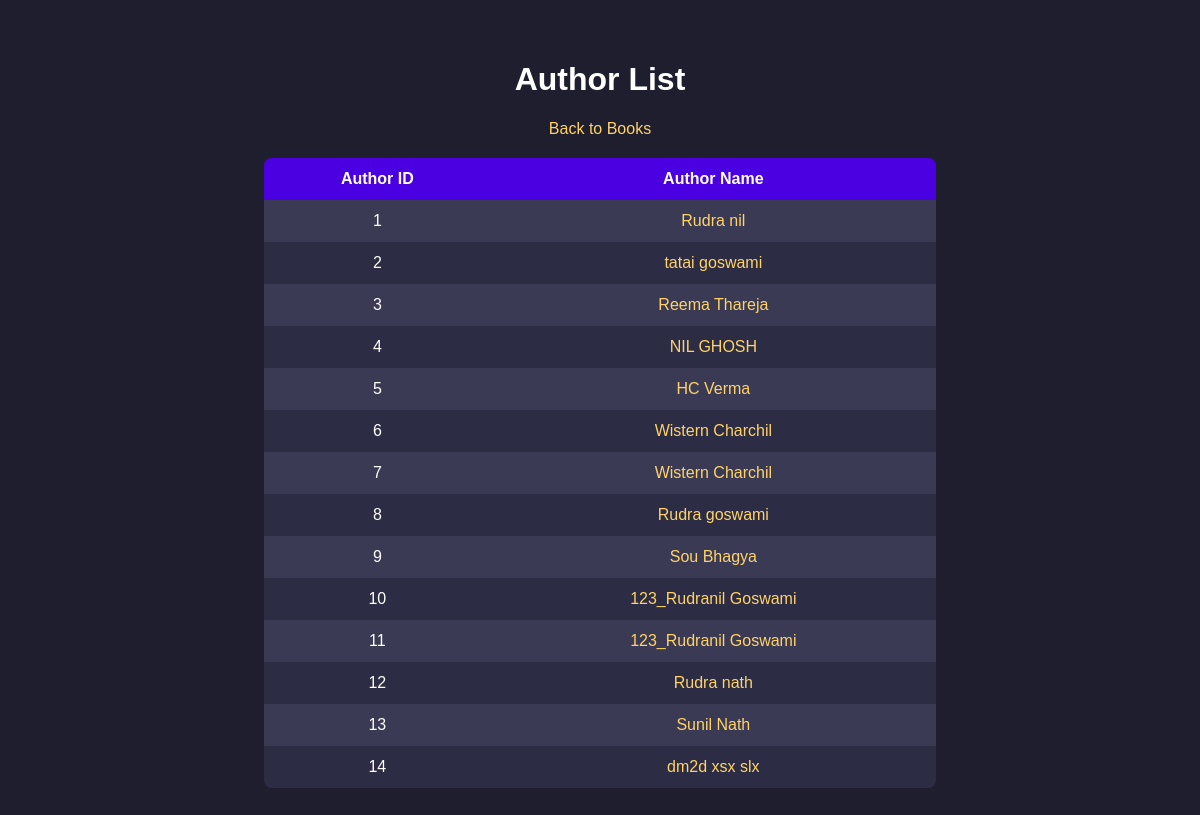
Screenshot of /authors/ with the database file from the repository.
### library/models.py (models this page shows, shortened)
class Author(models.Model):
    first_name = models.CharField(max_length=100)
    last_name = models.CharField(max_length=100)
    birth_date = models.DateField(null=True, blank=True)

### library/views.py (the view)
# urls.py: path('authors/', views.author_list, name='author_list'),
def author_list(request):
    authors=Author.objects.all()
    return render(request, 'library/author_list.html', {'authors':authors})

### template/library/author_list.html (shortened to what this page needs)
<!DOCTYPE html>
<html lang="en">
<head>
</head>
<body>
<h1>Author List</h1>
<div class="back">
    <a href="{% url 'book_list_fbv' %}">Back to Books</a>
</div>
<table>
    <tr>
        <th>Author ID</th>
        <th>Author Name</th>
    </tr>
    {% for author in authors %}
    <tr>
        <td>{{ author.id }}</td>
        <td>
            <a href="{% url 'book_by_author' author.id %}">
                {{ author.first_name }} {{ author.last_name }}
            </a>
        </td>
    </tr>
    {% endfor %}
</table>
</body>
</html>

### template/library/author_list.html (style rules this page uses)
body { font-family: Arial, Helvetica, sans-serif; background: #1e1e2f; color: white; margin: 0; padding: 40px; }
h1 { text-align: center; }
table { width: 60%; margin: auto; border-collapse: collapse; background: #2c2c44; border-radius: 8px; overflow: hidden; }
th, td { padding: 12px; text-align: center; }
th { background: #4a00e0; color: white; }
tr:nth-child(even) { background: #3a3a55; }
a { color: #ffd369; text-decoration: none; }
.back { text-align: center; margin-bottom: 20px; }

### rows the page displays
Author: id "1", first_name "Rudra", last_name "nil"
Author: id "2", first_name "tatai", last_name "goswami"
Author: id "3", first_name "Reema", last_name "Thareja"
Author: id "4", first_name "NIL", last_name "GHOSH"
Author: id "5", first_name "HC", last_name "Verma"
Author: id "6", first_name "Wistern", last_name "Charchil"
Author: id "7", first_name "Wistern", last_name "Charchil"
Author: id "8", first_name "Rudra", last_name "goswami"
Author: id "9", first_name "Sou", last_name "Bhagya"
Author: id "10", first_name "123_Rudranil", last_name "Goswami"
Author: id "11", first_name "123_Rudranil", last_name "Goswami"
Author: id "12", first_name "Rudra", last_name "nath"
Author: id "13", first_name "Sunil", last_name "Nath"
Author: id "14", first_name "dm2d", last_name "xsx slx"
